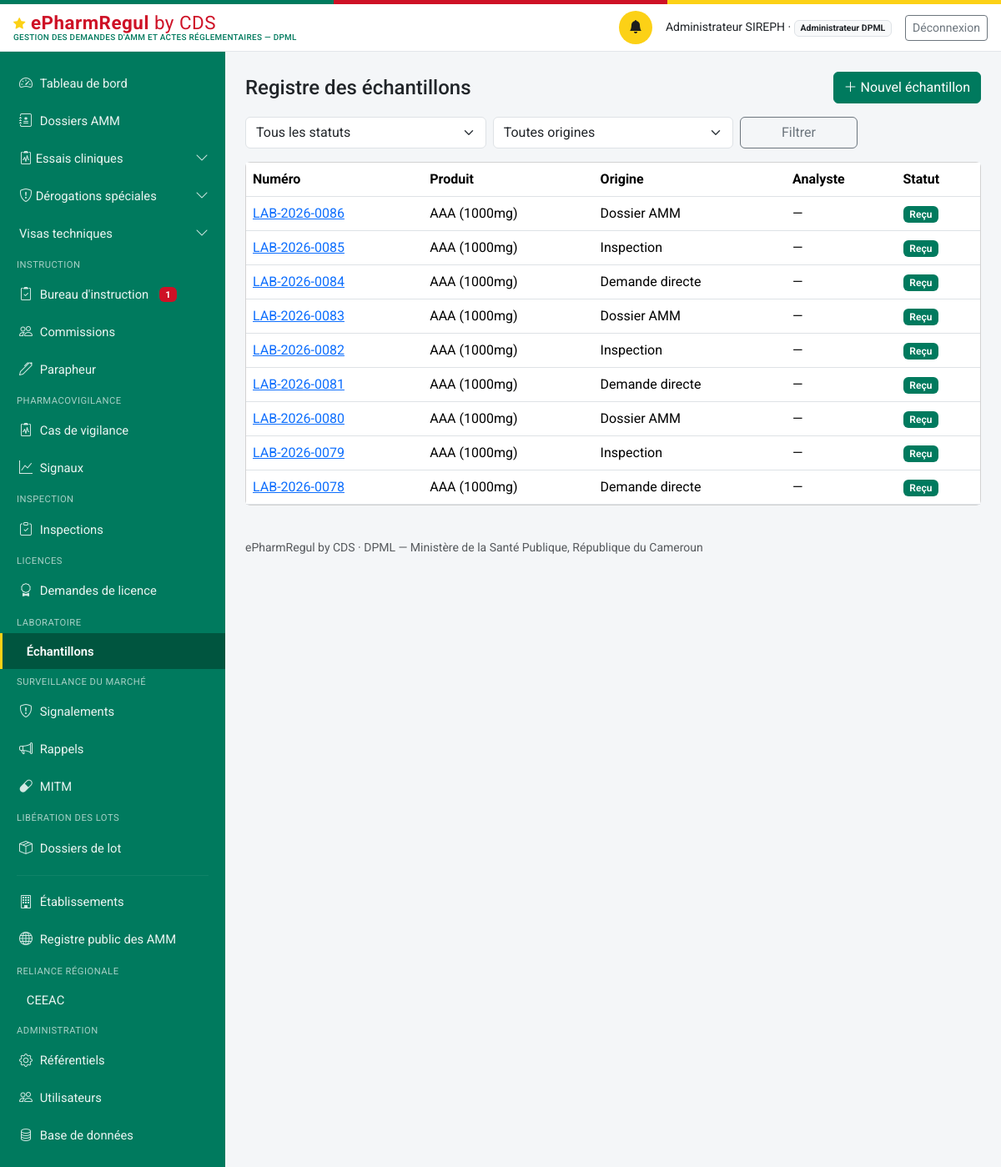
Before: /echantillons (signed in) with the older database file.
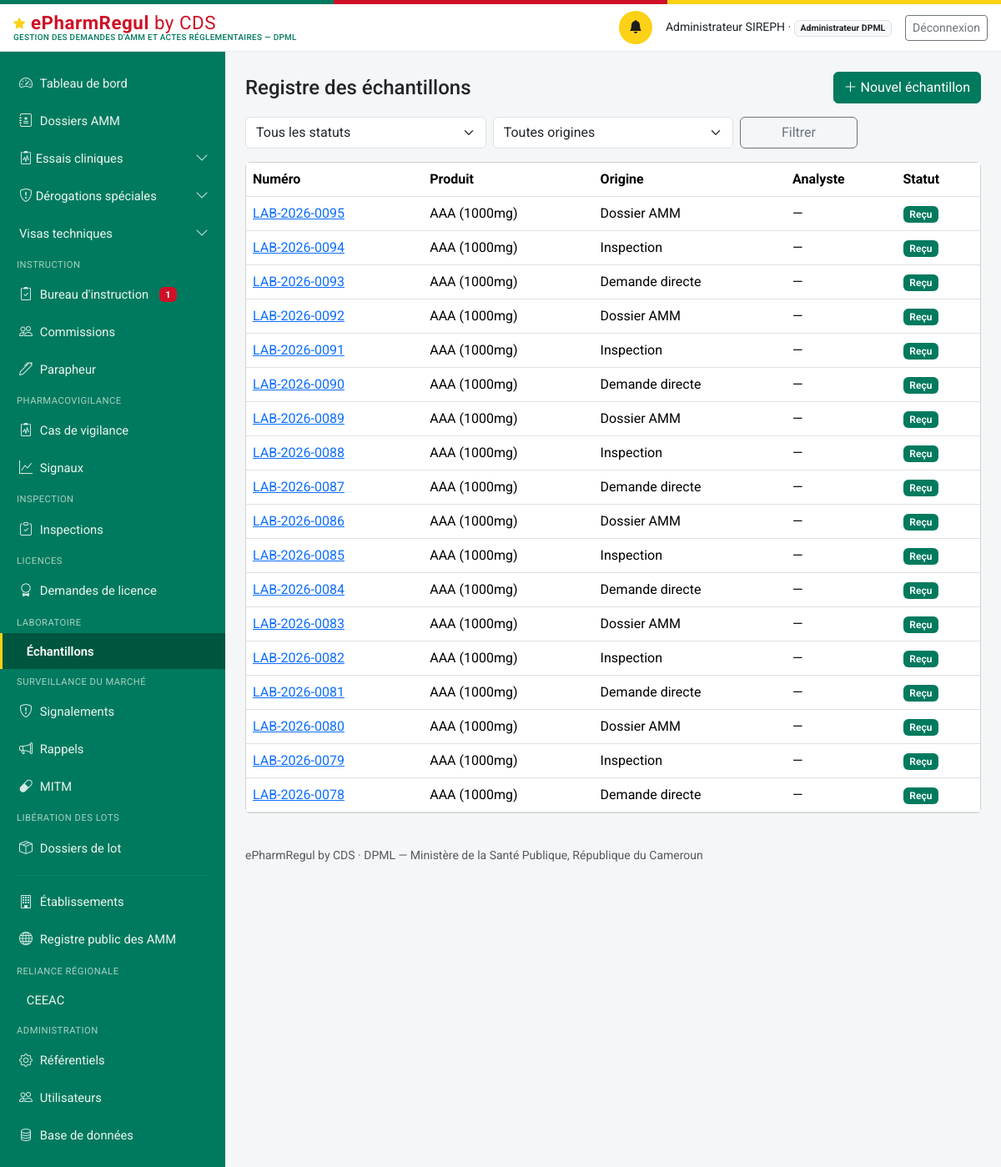
After: the same page with the newer database file.
### models.py (models this page shows, shortened)
class Echantillon(db.Model):
    id = db.Column(db.Integer, primary_key=True)
    numero = db.Column(db.String(30), unique=True, nullable=False)  # LAB-{annee}-{seq4}
    produit_id = db.Column(db.Integer, db.ForeignKey("produit.id"), nullable=False)
    lot_id = db.Column(db.Integer, db.ForeignKey("lot.id"), nullable=True)
    origine = db.Column(db.String(30), nullable=False, default="demande_directe")
    origine_reference_id = db.Column(db.Integer, nullable=True)
    date_reception = db.Column(db.DateTime, default=datetime.utcnow)
    demandeur_id = db.Column(db.Integer, db.ForeignKey("personne.id"), nullable=True)
    analyste_id = db.Column(db.Integer, db.ForeignKey("personne.id"), nullable=True)
    validateur_id = db.Column(db.Integer, db.ForeignKey("personne.id"), nullable=True)
    resultats_json = db.Column(db.Text, default="[]")  # liste de ResultatParametre
    statut = db.Column(db.String(20), nullable=False, default="recu")
    conclusion = db.Column(db.String(20), nullable=True)  # conforme | non_conforme, décision explicite RQ
    observation_rejet = db.Column(db.Text, nullable=True)
    date_maj = db.Column(db.DateTime, default=datetime.utcnow, onupdate=datetime.utcnow)
    produit = db.relationship("Produit", foreign_keys=[produit_id])
    lot = db.relationship("Lot", foreign_keys=[lot_id])
    demandeur = db.relationship("Personne", foreign_keys=[demandeur_id])
    analyste = db.relationship("Personne", foreign_keys=[analyste_id])
    validateur = db.relationship("Personne", foreign_keys=[validateur_id])
    @property
    def resultats(self):
        return json.loads(self.resultats_json or "[]")

class Produit(db.Model):
    id = db.Column(db.Integer, primary_key=True)
    denomination_commune_internationale = db.Column(db.String(300), nullable=False, default="")
    nom_commercial = db.Column(db.String(300), nullable=False, default="")
    forme_pharmaceutique = db.Column(db.String(150), nullable=False, default="")
    dosage = db.Column(db.String(150))
    categorie = db.Column(db.String(30), nullable=False, default="medicament")
    nature = db.Column(db.String(30), nullable=True)
    fabricant_id = db.Column(db.Integer, db.ForeignKey("etablissement.id"), nullable=True)
    titulaire_amm_id = db.Column(db.Integer, db.ForeignKey("etablissement.id"), nullable=True)
    pays_origine = db.Column(db.String(150))
    statut_amm_courant = db.Column(db.String(20), nullable=False, default="aucune")
    date_creation = db.Column(db.DateTime, default=datetime.utcnow)
    est_mitm = db.Column(db.Boolean, nullable=False, default=False)
    disponibilite_declaree = db.Column(db.String(20), nullable=True)  # disponible | rupture
    composition_integrale = db.Column(db.Text, nullable=True)
    classe_therapeutique = db.Column(db.String(300), nullable=True)
    indications_therapeutiques = db.Column(db.Text, nullable=True)
    voie_administration = db.Column(db.String(150), nullable=True)
    duree_stabilite = db.Column(db.String(100), nullable=True)
    prix_grossiste_ht = db.Column(db.Integer, nullable=True)  # XAF, hors taxe
    dosage_valeur = db.Column(db.String(40), nullable=True)
    dosage_unite = db.Column(db.String(20), nullable=True)
    code_atc = db.Column(db.String(10), nullable=True)
    conditionnement = db.Column(db.String(120), nullable=True)
    quantite_conditionnement = db.Column(db.String(80), nullable=True)
    pharmacien_telephone = db.Column(db.String(40), nullable=True)
    pharmacien_email = db.Column(db.String(150), nullable=True)
    categorie_mta = db.Column(db.String(120), nullable=True)
    mecanisme_action = db.Column(db.Text, nullable=True)
    excipients = db.Column(db.Text, nullable=True)
    adresse_fabricant = db.Column(db.Text, nullable=True)
    adresse_site_fabrication = db.Column(db.Text, nullable=True)
    adresse_controle_qualite = db.Column(db.Text, nullable=True)
    adresse_demandeur = db.Column(db.Text, nullable=True)
    exploitant = db.Column(db.Text, nullable=True)
    representant_cameroun = db.Column(db.Text, nullable=True)
    prix_public_cameroun = db.Column(db.Integer, nullable=True)  # FCFA
    fabricant = db.relationship("Etablissement", foreign_keys=[fabricant_id])
    titulaire_amm = db.relationship("Etablissement", foreign_keys=[titulaire_amm_id])
    dossiers = db.relationship("DossierAMM", backref="produit", lazy="dynamic",
                                foreign_keys="DossierAMM.produit_id")
    @property
    def libelle(self):
        base = self.nom_commercial or self.denomination_commune_internationale or f"Produit #{self.id}"
        if self.dosage:
            return f"{base} ({self.dosage})"
        return base

### routes_lt.py (the view)
@lt_bp.route("/echantillons")
@login_required
@roles_required(*ROLES_LT)
def registre():
    q = Echantillon.query
    statut = request.args.get("statut", "")
    origine = request.args.get("origine", "")
    if statut:
        q = q.filter_by(statut=statut)
    if origine:
        q = q.filter_by(origine=origine)
    echantillons = q.order_by(Echantillon.date_reception.desc()).all()
    return render_template("laboratoire/registre.html", echantillons=echantillons, statut=statut, origine=origine)

### auth.py (called while the page is built)
def current_user():
    uid = session.get("user_id")
    if not uid:
        return None
    return db.session.get(Personne, uid)

def login_required(view):
    @wraps(view)
    def wrapped(*a, **kw):
        if not current_user():
            return redirect(url_for("login", next=request.path))
        return view(*a, **kw)
    return wrapped

def roles_required(*roles):
    def deco(view):
        @wraps(view)
        def wrapped(*a, **kw):
            u = current_user()
            if not u or u.role_systeme not in roles:
                abort(403)
            return view(*a, **kw)
        return wrapped
    return deco

### matrice_acces.py (called while the page is built)
def profil(utilisateur):
    if utilisateur is None:
        return None
    return PROFILS_DEMANDEUR.get(utilisateur.role_systeme)

def acte_concerne(utilisateur, code_acte):
    fiche = profil(utilisateur)
    if fiche is None:
        return True
    return code_acte in fiche["actes"]

### models.py (called while the page is built)
    @property
    def role_label(self):
        from permissions import ROLES
        return ROLES.get(self.role_systeme, self.role_systeme)

    @property
    def niveau(self):
        from permissions import niveau
        return niveau(self)

### templates/laboratoire/registre.html (shortened to what this page needs)
{% extends "base.html" %}
{% block content %}
<div class="d-flex justify-content-between align-items-center mb-3">
  <h4 class="mb-0">Registre des échantillons</h4>
  {% if current_user.role_systeme in ("administrateur_dpml", "agent_laboratoire") %}
  <a href="{{ url_for('lt.nouveau') }}" class="btn btn-primary"><i class="bi bi-plus-lg"></i> Nouvel échantillon</a>
  {% endif %}
</div>
<form method="get" class="row g-2 mb-3" role="search">
  <div class="col-md-4">
    <select class="form-select" id="statut" name="statut">
      <option value="">Tous les statuts</option>
    </select>
  </div>
  <div class="col-md-4">
    <select class="form-select" id="origine" name="origine">
      <option value="">Toutes origines</option>
    </select>
  </div>
  <div class="col-md-2"><button class="btn btn-outline-secondary w-100">Filtrer</button></div>
</form>
<div class="card">
  <div class="table-responsive">
    <table class="table table-hover align-middle mb-0">
      <thead><tr><th>Numéro</th><th>Produit</th><th>Origine</th><th>Analyste</th><th>Statut</th></tr></thead>
      <tbody>
        {% for e in echantillons %}
        <tr>
          <td><a href="{{ url_for('lt.fiche', id=e.id) }}">{{ e.numero }}</a></td>
          <td>{{ e.produit.libelle }}</td>
          <td>{{ ORIGINES_LT.get(e.origine, e.origine) }}</td>
          <td>{{ e.analyste.nom_complet if e.analyste else "—" }}</td>
          <td><span class="badge bg-primary badge-statut">{{ STATUTS_LT.get(e.statut, e.statut) }}</span></td>
        </tr>
        {% else %}
        <tr><td colspan="5" class="text-center text-muted py-4">Aucun résultat ne correspond à ces critères.</td></tr>
        {% endfor %}
      </tbody>
    </table>
  </div>
</div>
{% endblock %}

### templates/base.html (shortened to what the changed rows need)
<!doctype html>
<html lang="fr">
<head>
<link href="https://cdn.jsdelivr.net/npm/bootstrap@5.3.3/dist/css/bootstrap.min.css" rel="stylesheet">
<link href="https://cdn.jsdelivr.net/npm/bootstrap-icons@1.11.3/font/bootstrap-icons.css" rel="stylesheet">
<link href="{{ url_for('static', filename='css/style.css') }}" rel="stylesheet">
</head>
<body>
<div class="sireph-layout">
  {% if current_user %}
  <nav id="sireph-sidebar" class="offcanvas-lg offcanvas-start sireph-sidebar" tabindex="-1"
       aria-label="Navigation principale">
    <div class="offcanvas-body d-flex flex-column p-0">
      <ul class="nav nav-pills flex-column">
        {% for e in menu %}
        {% if e.enfants %}
        <li class="nav-item">
          <a class="nav-link d-flex align-items-center justify-content-between
                    {{ 'active' if e.actif }} {{ 'disabled text-secondary' if not e.accessible }}"
             {% if e.accessible %}
             data-bs-toggle="collapse" href="#groupe-{{ e.code }}" role="button"
             aria-expanded="{{ 'true' if e.ouvert else 'false' }}"
             aria-controls="groupe-{{ e.code }}"
             {% else %}
             href="#" tabindex="-1" aria-disabled="true"
             title="{{ e.motif }}" data-bs-toggle="tooltip"
             onclick="return false;"
             {% endif %}>
            <span><i class="bi {{ e.icone }}"></i> {{ e.libelle }}</span>
            {% if e.accessible %}
            <i class="bi bi-chevron-down small sireph-chevron"></i>
            {% else %}
            <i class="bi bi-slash-circle small" aria-hidden="true"></i>
            {% endif %}
          </a>
        </li>
        {% else %}
        <li class="nav-item">
          <a class="nav-link {{ 'active' if e.actif }}
                    {{ 'disabled text-secondary' if not e.accessible }}"
             {% if e.accessible %}href="{{ e.href }}"
             {% else %}href="#" tabindex="-1" aria-disabled="true"
             title="{{ e.motif }}" data-bs-toggle="tooltip"
             onclick="return false;"{% endif %}>
            <i class="bi {{ e.icone }}"></i> {{ e.libelle }}
          </a>
        </li>
        {% endif %}
        {% endfor %}
      </ul>
    </div>
  </nav>
  {% endif %}
  <main id="contenu-principal" class="sireph-content">
    {% block content %}{% endblock %}
  </main>
</div>
</body>
</html>

Changed rows visible on the page:
added Echantillon: numero "LAB-2026-0095", produit.libelle "AAA (1000mg)", get "Dossier AMM", analyste "—", get "Reçu"
added Echantillon: numero "LAB-2026-0094", produit.libelle "AAA (1000mg)", get "Inspection", analyste "—", get "Reçu"
added Echantillon: numero "LAB-2026-0093", produit.libelle "AAA (1000mg)", get "Demande directe", analyste "—", get "Reçu"
added Echantillon: numero "LAB-2026-0092", produit.libelle "AAA (1000mg)", get "Dossier AMM", analyste "—", get "Reçu"
added Echantillon: numero "LAB-2026-0091", produit.libelle "AAA (1000mg)", get "Inspection", analyste "—", get "Reçu"
added Echantillon: numero "LAB-2026-0090", produit.libelle "AAA (1000mg)", get "Demande directe", analyste "—", get "Reçu"
added Echantillon: numero "LAB-2026-0089", produit.libelle "AAA (1000mg)", get "Dossier AMM", analyste "—", get "Reçu"
added Echantillon: numero "LAB-2026-0088", produit.libelle "AAA (1000mg)", get "Inspection", analyste "—", get "Reçu"
added Echantillon: numero "LAB-2026-0087", produit.libelle "AAA (1000mg)", get "Demande directe", analyste "—", get "Reçu"
